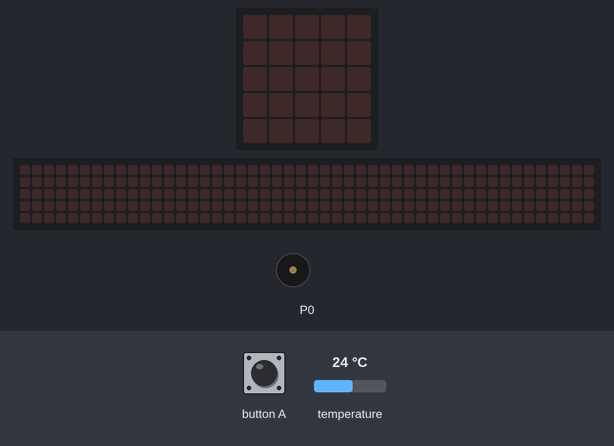
Recording of a program running on a simulated BBC micro:bit (MakeCode). On the bench: the board's 5×5 LED display, a strip that is not on the board, showing the scrolling text unrolled, buzzer (waves = sounding). The inputs (shaded band) are chosen by the test bench; at power-on: temperature 24 °C. The 48×5 strip is a reading aid, not a part: it shows the text the display is scrolling, unrolled, one strip-width of it at a time.

Above: at 1.2 s.
1.3 s: button A pressed for 0.15 s
At 4.0 s:
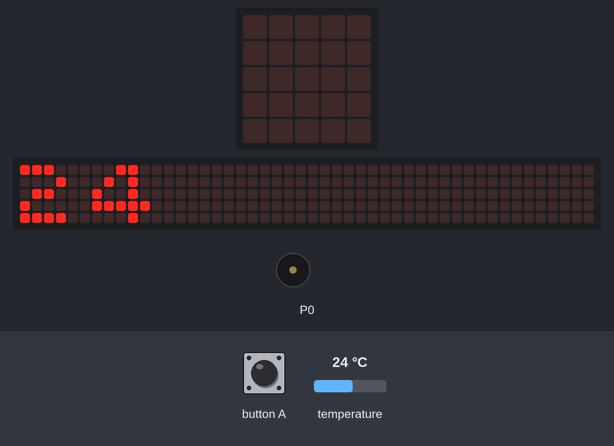
4.3 s: button A pressed for 0.15 s
7.3 s: temperature set to 41 °C
At 8.52 s:
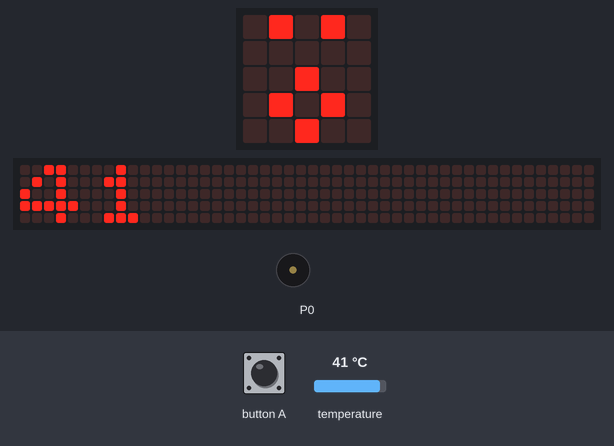
10.3 s: temperature set to 12 °C
At 15.6 s:
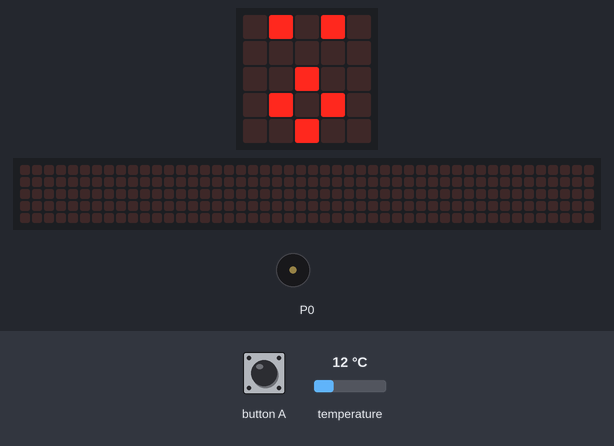
Timing chart, 0 to 15.8 s (numbered marks = the images above; inputs shaded):
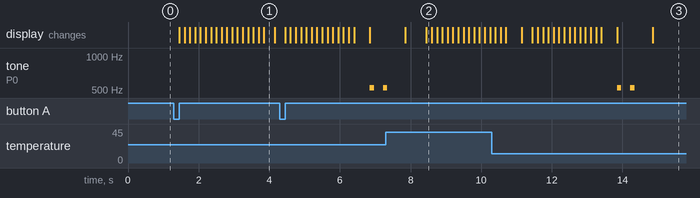

Measured:
- after the input at 1.3 s, the display: changes after 0.15 s (image 1)
- after the input at 10.3 s, tone on P0: alternates 523 Hz for 0.12 s and silent for 0.26 s, 4 changes in all, then stays silent, starting after 3.6 s; the display: first differs from a run without the input after 0.85 s (image 3 shows a later state)

The program:

main.ts
```typescript
input.onButtonPressed(Button.A, function () {
    basic.showNumber(input.temperature())
    if (input.temperature() > 37 && 37 < input.temperature()) {
        basic.showString("beteg")
        for (let index = 0; index < 1; index++) {
            music.playMelody("C5 C5 C5 C5 C5 C5 C5 C5 ", 120)
        }
    } else if (input.temperature() < 37 && 37 > input.temperature()) {
        basic.showString("jo")
        for (let index = 0; index < 1; index++) {
            music.playMelody("C5 - - C5 - - - - ", 500)
        }
    }
    basic.showIcon(IconNames.Surprised)
})
```

test.ts
```typescript
// ide kerülnek a tesztek; a rendszer ezt nem kompilálja, ha a csomagot bővítményként használják.
```
